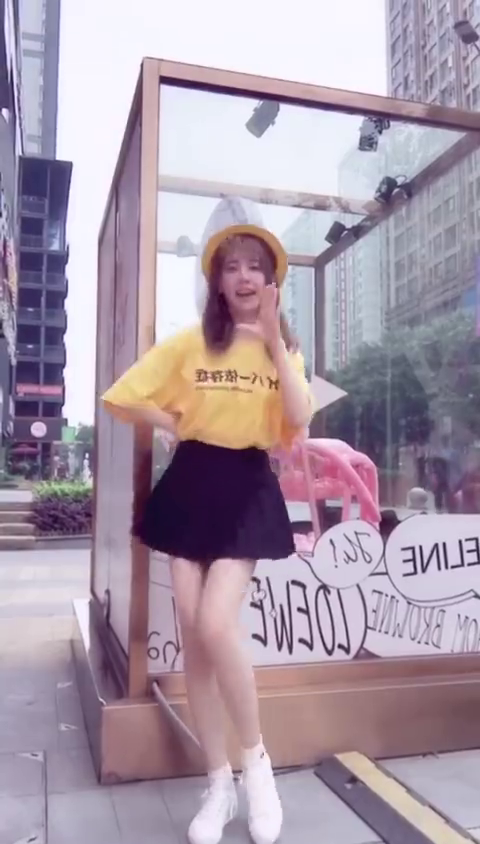
#> input picture frame 104 of 1.mp4, 480 x 844 px
$ python test6.py
#> lines starting #> are read from the running program, lines starting #| are printed output that depends on the picture
### test.py
import numpy as np
import cv2,imutils as im
import sys

def getsize(img):
	h, w = img.shape[:2]
	return w,h

class image_feature_detector(object):
	SIFT = 0
	SURF = 1

	def __init__(self, feat_type, params = None):
		self.detector , self.norm = self.features_detector(feat_type=feat_type, params = params)

	def features_detector(self, feat_type = SIFT ,params = None):
		if feat_type == self.SIFT:
			if params is None:
				nfeatures = 0
				nOctaveLayers = 3
				contrastThreshold = 0.04
				edgeThreshold=10
				sigma=1.6
			else:
				nfeatures = params["nfeatures"]
				nOctaveLayers = params["nOctaveLayers"]
				contrastThreshold = params["contrastThreshold"]
				edgeThreshold = params["edgeThreshold"]
				sigma = params["sigma"]

			detector = cv2. xfeatures2d.SIFT_create(nfeatures=0,nOctaveLayers=3, contrastThreshold=0.04,edgeThreshold=10, sigma=1.6)
			norm = cv2.NORM_L2
		elif feat_type == self.SURF:
			if params is None:
				hessianThreshold = 3000
				nOctaves = 1
				nOctaveLayers = 1
				upright = True
				extended = False
			else:
				hessianThreshold = params["hessianThreshold"]
				nOctaves = params["nOctaves"]
				nOctaveLayers = params["nOctaveLayers"]
				upright = params["upright"]
				extended = params["extended"]

			detector = cv2. xfeatures2d.SURF_create(hessianThreshold = hessianThreshold,nOctaves = nOctaves,nOctaveLayers = nOctaveLayers,upright = upright,extended = extended)
			norm = cv2.NORM_L2
		return detector,norm

# [31 lines that do not run on import are left out]


### test6.py
import numpy as np
import cv2,imutils as im
import sys,test

suft = test.image_feature_detector(feat_type=0)

video = cv2.VideoCapture('1.mp4')

if not video.isOpened():
    print('can not open video!')
    sys.exit()

# read first frame
ok, frame = video.read()
#> frame is the input picture: shape (844, 480, 3); mean B, G, R 167.8, 152.9, 168.8
if not ok:
    print('can not open video first frame')
    sys.exit()

# change to gray pic
frame = cv2.cvtColor(frame, cv2.COLOR_BGR2GRAY)
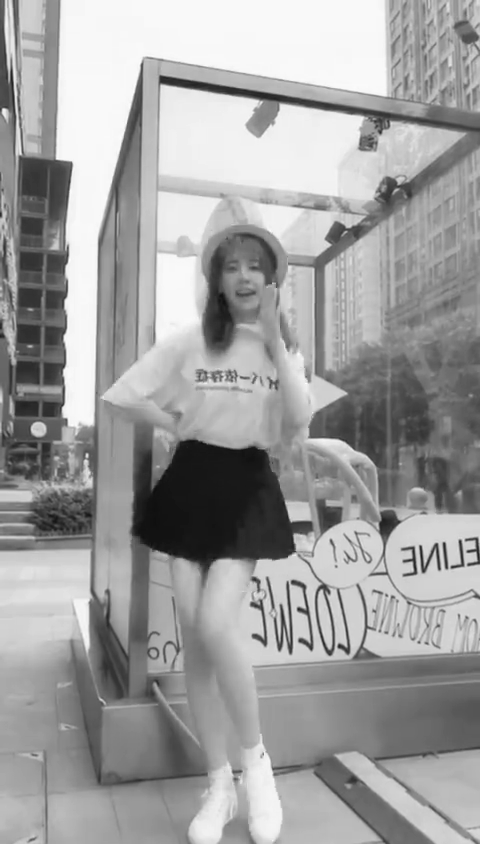
#> frame: shape (844, 480); min 15, max 255, mean 159.3
# bound box = (x, y, width, height)
box = (205,230,83,80)
# face area [y1:y2, x1:x2]
face = frame[230:310,205:288]
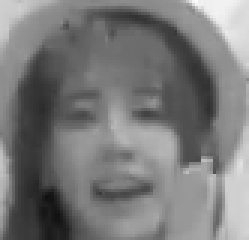
#> face: shape (80, 83) (shown 3 times larger); min 18, max 251, mean 121.3

kp2,des2 = suft.detector.detectAndCompute(face,None)
#> kp2 = 32 keypoints; strongest (x, y, size): (72, 56, 2.9), (53, 48, 8), (63, 51, 4.9), (14, 33, 13.3)
img2 = cv2.drawKeypoints(face,kp2,None,(0,0,255),4)
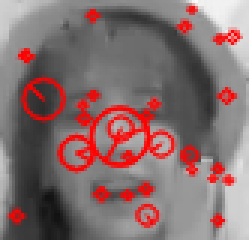
#> img2: shape (80, 83, 3) (shown 3 times larger); mean of channels 0, 1, 2 109.3, 109.3, 133.2; drawn as B, G, R

# FLANN parameters
FLANN_INDEX_KDTREE = 1
index_params = dict(algorithm = FLANN_INDEX_KDTREE, trees = 5)
search_params = dict(checks=50)   # or pass empty dictionary

while True:
    # read frame
    ok, frame = video.read()
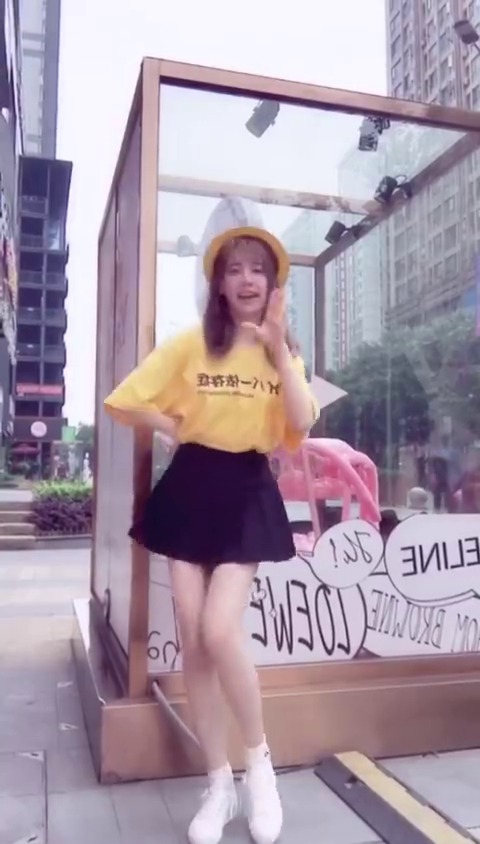
#> input picture frame 105 of 1.mp4, 480 x 844 px
#> frame is the input picture: shape (844, 480, 3); mean B, G, R 167.7, 152.8, 168.7
    if not ok:
        break
    frame = cv2.cvtColor(frame, cv2.COLOR_BGR2GRAY)
#> frame: shape (844, 480)
    # set timer
    timer = cv2.getTickCount()
    kp1, des1 = suft.detector.detectAndCompute(frame, None)
#> kp1 = 1643 keypoints; strongest (x, y, size): (209, 506, 87.7), (38, 429, 10.5), (387, 524, 13.6), (299, 609, 3.5)
    img1 = cv2.drawKeypoints(frame,kp1,None,(0,0,255),4)
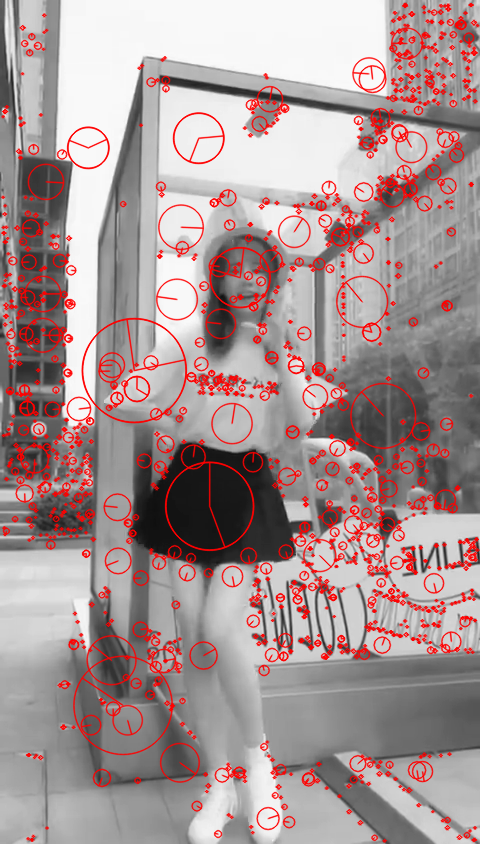
#> img1: shape (844, 480, 3); mean of channels 0, 1, 2 148, 148, 167.4; drawn as B, G, R

    # bf = cv2.BFMatcher()
    # matches = bf.knnMatch(des1,des2,k = 2)
    flann = cv2.FlannBasedMatcher(index_params,search_params)
    matches = flann.knnMatch(des1,des2,k=2)
#> matches = 1643 matches

    good = []
    for m,n in matches:
        if m.distance < 0.6*n.distance:
            good.append([m])
#> after the loop, good = 8 matches
    print(good)
#> (printed output is left out)
    img3 = cv2.drawMatchesKnn(frame,kp1,face,kp2,good,None,flags = 2)
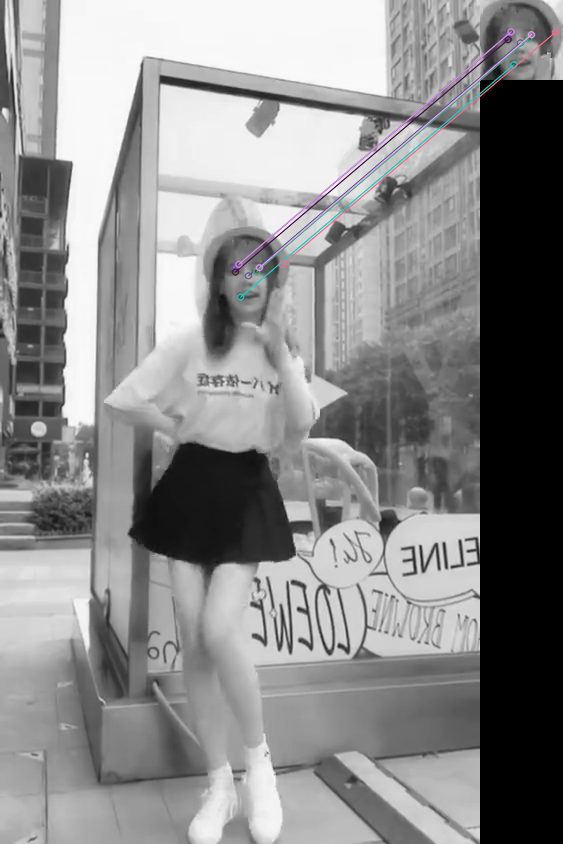
#> img3: shape (844, 563, 3); mean of channels 0, 1, 2 137.5, 137.2, 137.3; drawn as B, G, R

    # calculate frames per second (FPS)
    fps = cv2.getTickFrequency() / (cv2.getTickCount() - timer)

    # get point(x,y) from keypoint
    if len(good)>0:
        # tracking
        img1_idx = good[0][0].queryIdx
#> img1_idx = 556
        img2_idx = good[0][0].trainIdx
#> img2_idx = 6

        (x1,y1) = kp1[img1_idx].pt
#> x1 = 234.7; y1 = 267.1
        (x2,y2) = kp2[img2_idx].pt
#> x2 = 27.1; y2 = 34.65
        # print((x1,y1),(x2,y2))

        # rectangle position
        pt1 = (int(x1-x2),int(y1-y2))
#> pt1 = (207, 232)
        pt2 = (int(pt1[0]+box[2]),int(pt1[1]+box[3]))
#> pt2 = (290, 312)

        # print('pt1:',pt1,'pt2:',pt2)
        cv2.rectangle(img3,pt1,pt2,(0,255,0),2,1)

    else:
        # tracking failure
        cv2.putText(img3, "detected failure",(100,20),cv2.FONT_ITALIC,0.75,(50,170,50),2)

    cv2.putText(img3, "FPS:"+str(int(fps)),(100,50),cv2.FONT_ITALIC,0.75,(50,170,255),2)
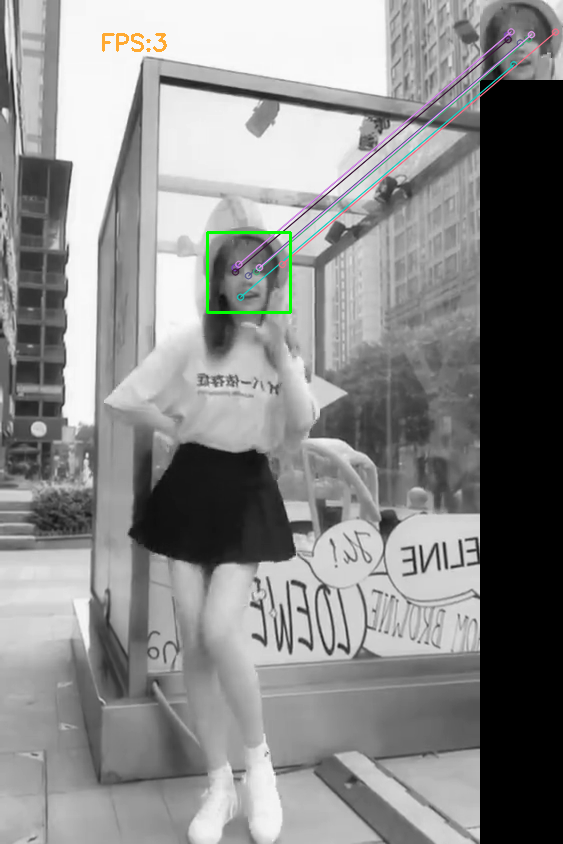
#> img3: shape (844, 563, 3); mean of channels 0, 1, 2 137, 137.3, 137; drawn as B, G, R
    cv2.imshow('match2',img3)

    k = cv2.waitKey(1) & 0xff
#> (key Esc is pressed here)
    if k == 27:
        break
video.release()
cv2.waitKey(0)
cv2.destroyAllWindows()

$ run again, starting later in the video
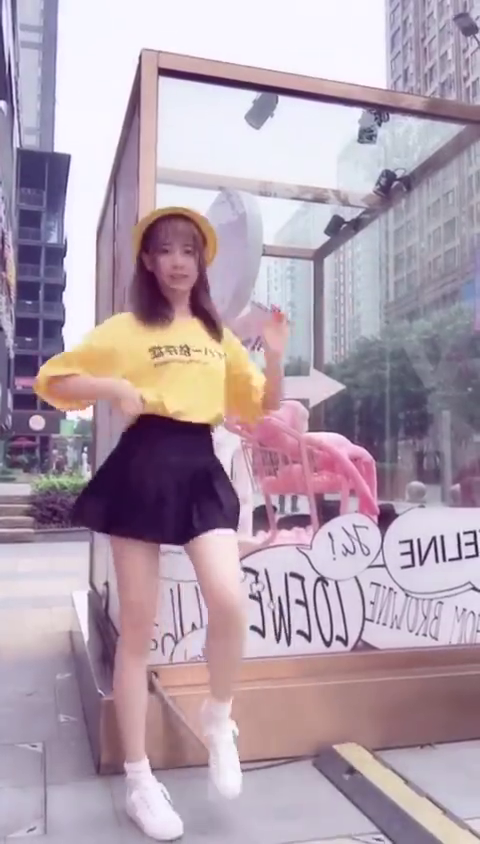
#> input picture frame 468 of 1.mp4, 480 x 844 px
#> frame is the input picture: shape (844, 480, 3); mean B, G, R 172.7, 159, 176.5
#> kp2 = 18 keypoints; strongest (x, y, size): (59, 24, 2.6), (62, 22, 8.5), (59, 28, 3.2), (59, 15, 2.1)
#> kp1 = 1718 keypoints; strongest (x, y, size): (158, 490, 88.2), (386, 517, 13.4), (37, 422, 10.4), (444, 559, 2.6)
#> `img1 = cv2.drawKeypoints(frame,kp1,None,(0,0,255),4)`:
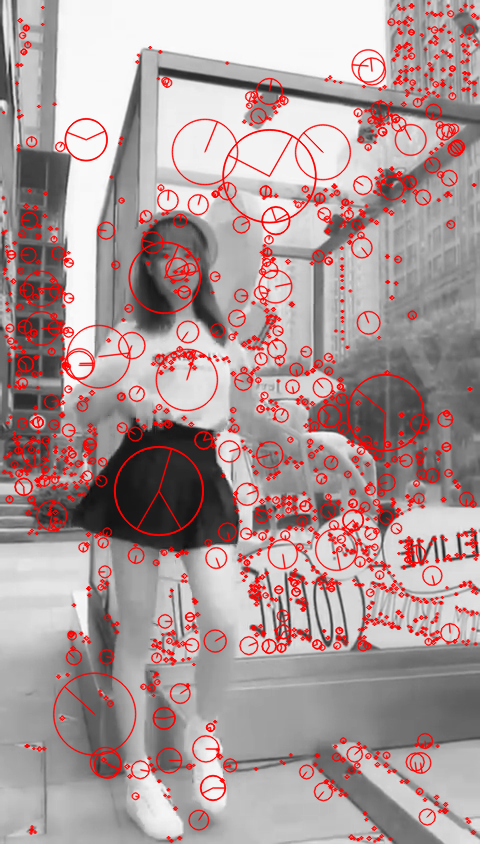
#> img1: shape (844, 480, 3); mean of channels 0, 1, 2 152.4, 152.4, 172.9; drawn as B, G, R
#> matches = 1718 matches
#> after the loop `for m,n in matches:`: good = 21 matches
#> (printed output is left out)
#> img1_idx = 469
#> img2_idx = 12
#> x1 = 172.2; y1 = 653.1
#> x2 = 63.15; y2 = 59.87
#> pt1 = (109, 593)
#> pt2 = (192, 673)
#> `cv2.putText(img3, "FPS:"+str(int(fps)),(100,50),cv2.FONT_ITALIC,0.75,(..`:
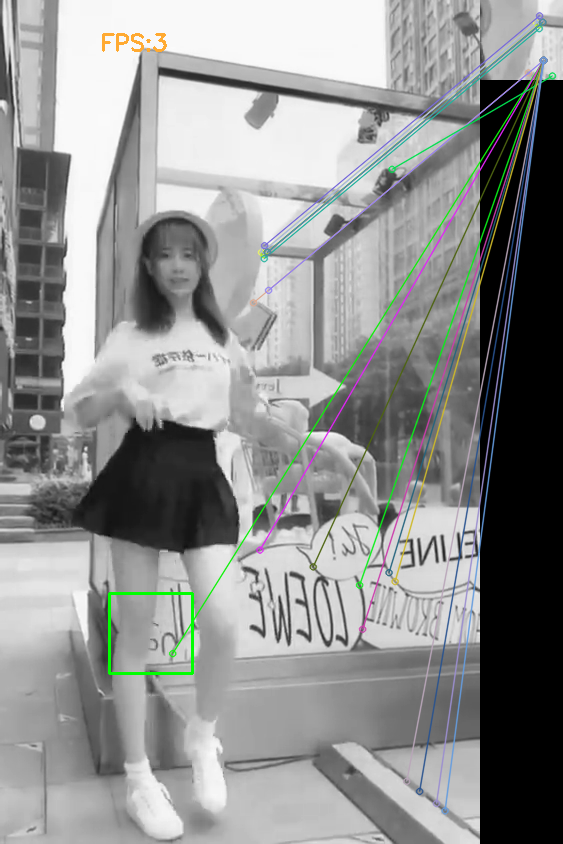
#> img3: shape (844, 563, 3); mean of channels 0, 1, 2 143.5, 144.2, 142.9; drawn as B, G, R

$ run again, starting later in the video
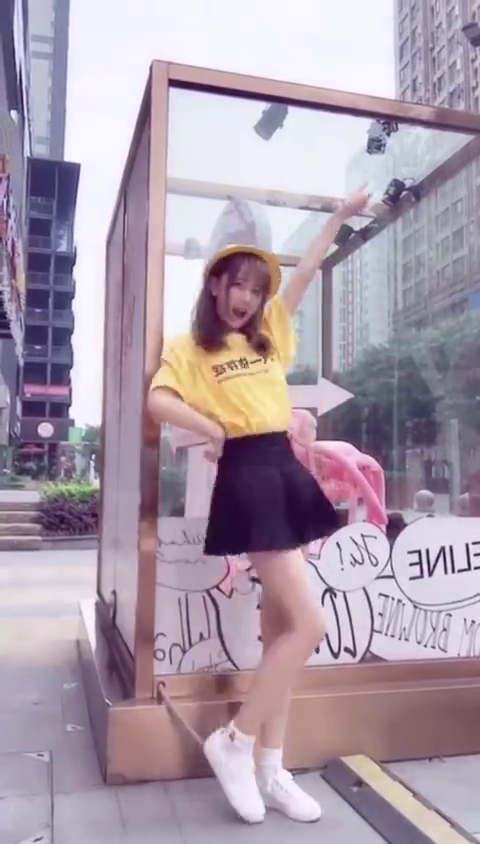
#> input picture frame 832 of 1.mp4, 480 x 844 px
#> frame is the input picture: shape (844, 480, 3); mean B, G, R 170.3, 155.7, 170.9
#> kp2 = 30 keypoints; strongest (x, y, size): (21, 35, 17.5), (60, 58, 13.5), (45, 26, 9.5), (76, 37, 2.5)
#> `img2 = cv2.drawKeypoints(face,kp2,None,(0,0,255),4)`:
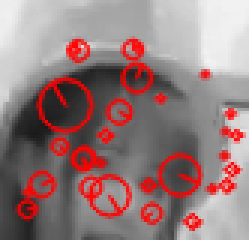
#> img2: shape (80, 83, 3) (shown 3 times larger); mean of channels 0, 1, 2 123.7, 123.7, 149.8; drawn as B, G, R
#> kp1 = 1759 keypoints; strongest (x, y, size): (476, 568, 2.4), (264, 501, 77.1), (427, 551, 2.8), (394, 527, 13.6)
#> matches = 1759 matches
#> after the loop `for m,n in matches:`: good = 20 matches
#> (printed output is left out)
#> img1_idx = 617
#> img2_idx = 1
#> x1 = 214.2; y1 = 293.5
#> x2 = 9.18; y2 = 63.47
#> pt1 = (205, 230)
#> pt2 = (288, 310)
#> `cv2.putText(img3, "FPS:"+str(int(fps)),(100,50),cv2.FONT_ITALIC,0.75,(..`:
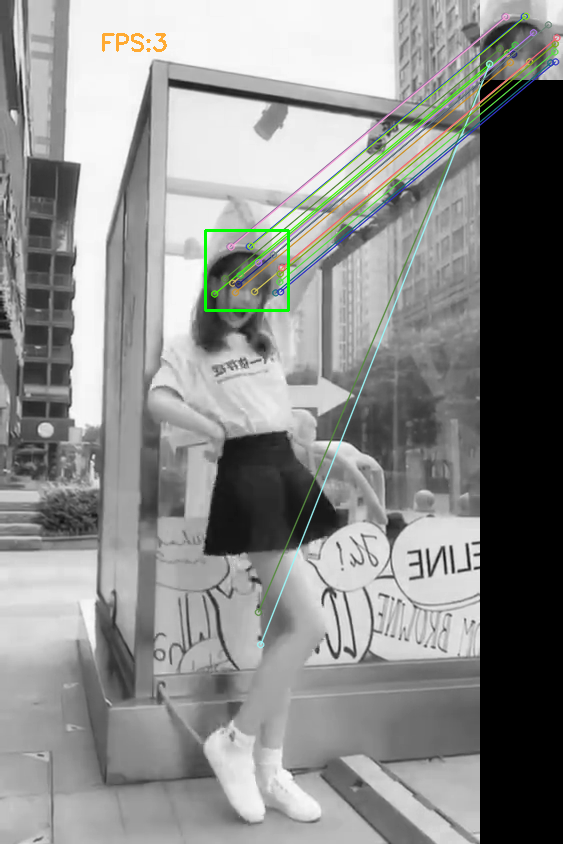
#> img3: shape (844, 563, 3); mean of channels 0, 1, 2 138.6, 140.1, 139; drawn as B, G, R
